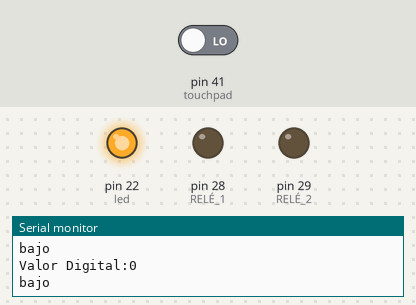
Simulated run of this sketch. Board: Arduino Mega 2560, built with avr-gcc and run on an emulated ATmega2560. Shown: output pins drawn as LEDs (lit = HIGH), the last lines printed to the serial monitor. Inputs (shaded band) come from the test bench; at power-on: pin 41 (touchpad) LOW.

Above: at 10.8 s.
10.9 s: pin 41 (touchpad) driven HIGH
At 15.8 s:
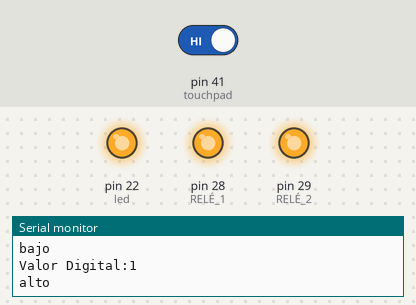
16.9 s: pin 41 (touchpad) driven LOW
At 20.8 s:
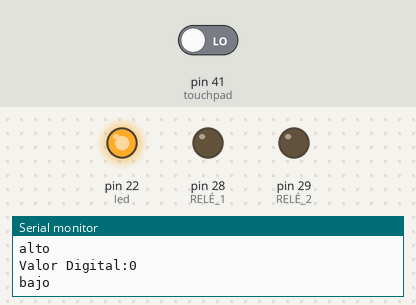
Timing chart, 0 to 22.3 s (numbered marks = the images above; inputs shaded):
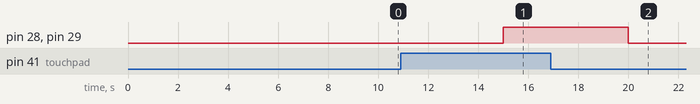

Measured:
- after the input at 10.9 s, pin 28 (RELÉ_1), pin 29 (RELÉ_2): LOW → HIGH after 4.1 s
- after the input at 16.9 s, pin 28 (RELÉ_1), pin 29 (RELÉ_2): HIGH → LOW after 3.1 s

The sketch:

Mario_prueba_sensor.ino
```cpp
boolean valor_sensor;


void setup() {
  // put your setup code here, to run once:
Serial.begin (9600);
pinMode (28, OUTPUT); //RELÉ 1
pinMode (29, OUTPUT); //RELÉ 2
pinMode (22, OUTPUT); //led
pinMode (41, INPUT);  // touchpad

digitalWrite (22, HIGH);
}

void loop() {
  // put your main code here, to run repeatedly:
valor_sensor = digitalRead (41);


Serial.print ("Valor Digital:"  );
Serial.println (valor_sensor);


if (valor_sensor) {
  digitalWrite (28, HIGH);
  digitalWrite (29, HIGH);
  Serial.println( "alto");
}
else {
  digitalWrite (28, LOW);
  digitalWrite (29, LOW);
    Serial.println( "bajo");
}
delay (5000);
}
```
